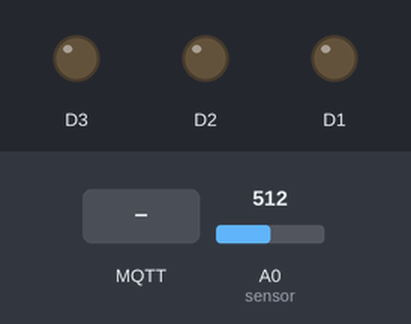
The sketch below on a simulated ESP8266 (NodeMCU). Parts: output pins drawn as LEDs (lit = HIGH). Inputs (shaded band) come from the test bench; at power-on: A0 (sensor) = 512. WiFi joins after 1.5 s; servers stay silent unless stated; no MQTT or app messages arrive unless stated; what the sketch prints to the serial monitor is not drawn.

Above: at 2.3 s.
2.4 s: MQTT message "1" arrives on the first subscribed topic
At 3.6 s:
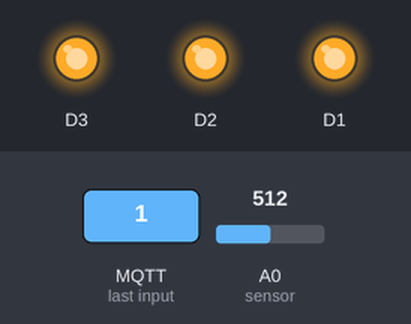
3.9 s: MQTT message "on" arrives on the first subscribed topic
6.9 s: MQTT message "off" arrives on the first subscribed topic
Timing chart, 0 to 9.9 s (numbered marks = the images above; inputs shaded):
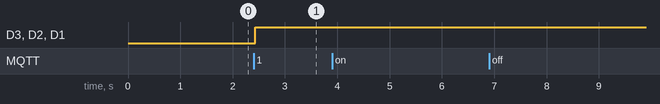

Measured:
- after the input at 2.4 s, D3, D2, D1: LOW → HIGH at once
- after the input at 3.9 s, every drawn part: stays the same
- after the input at 6.9 s, every drawn part: stays the same

The sketch:

KENDALI_LED.ino
```cpp
#include <EEPROM.h>
#include <ESP8266WiFi.h>
#include <PubSubClient.h>
#include <Wire.h>
#include <stdlib.h>

WiFiClient espClient;
PubSubClient client(espClient);
// Connect to the WiFi
const char* ssid = "wifi dika";
const char* password = "oooooooo";
const char* mqtt_server = "riset.revolusi-it.com";

const char* topik = "iot/G_211_19_0125";


String messages_terima, messages_kirim;

int sensor = A0;
float nilai_analog, nilai_volt, nilai_suhu, suhu_konv;

void konek_wifi()
{
WiFi.begin(ssid, password);
  while (WiFi.status() != WL_CONNECTED) {
    delay(500);
    Serial.print(".");
  }
  Serial.println("");
  Serial.println("WiFi connected");
}

void reconnect() {
 // Loop until we're reconnected
 while (!client.connected()) {
 Serial.print("Menghubungkan diri ke MQTT Server : "+(String)mqtt_server);
 // Attempt to connect
 if (client.connect("G_211_19_0125")) {
  Serial.println("connected");
  // ... and subscribe to topic
  client.subscribe(topik);
 } else {
  Serial.print("failed, rc=");
  Serial.print(client.state());
  Serial.println(" coba lagi dalam 5 detik...");
  // Wait 5 seconds before retrying
  delay(5000);
  }
 }
}

float baca_suhu() {
  nilai_analog = analogRead(sensor);
  nilai_volt = (nilai_analog/1024)*2.8;
  nilai_suhu = nilai_volt*100;

  Serial.println("Analog = " + (String)nilai_analog);
  Serial.println("Voltase = " + (String)nilai_volt);
  Serial.println("Suhu = " + (String)nilai_suhu + "Celcius");

  return nilai_suhu;

}

void callback(char* topic, byte* payload, unsigned int length) {
  Serial.print("Pesan dari MQTT [");
  Serial.print(topic);
  Serial.print("] ");
  messages_terima="";

  for (int i=0;i<length;i++) {
    char receivedChar = (char)payload[i];
    messages_terima = messages_terima + (char)payload[i];
    }
    Serial.println(messages_terima);

  float suhu = baca_suhu();

  messages_kirim=(String)suhu;


  eksekusiLed(suhu);
  char attributes[100];
  messages_kirim.toCharArray(attributes,100);
  client.publish(topic,attributes,true);
  Serial.println("messages : "+messages_kirim+" terkirim...");
  delay(3000);

}

void eksekusiLed(float suhu)
{
  if (suhu < 29)
  {
    digitalWrite(D1, 0);
    digitalWrite(D2, 0);
    digitalWrite(D3, 0);
  }
  if (suhu >=29 && suhu <30)
  {
    digitalWrite(D1, 1);
    digitalWrite(D2, 0);
    digitalWrite(D3, 0);
  }
  if (suhu >=30 && suhu <31)
  {
    digitalWrite(D1, 1);
    digitalWrite(D2, 1);
    digitalWrite(D3, 0);
  }
  if (suhu>31)
  {
    digitalWrite(D1, 1);
    digitalWrite(D2, 1);
    digitalWrite(D3, 1);
  }
}


void setup(){

 Serial.begin(9600);
 client.setServer(mqtt_server, 1883);
 client.setCallback(callback);

 pinMode(sensor, INPUT);
 pinMode (D1, OUTPUT);
 pinMode (D2, OUTPUT);
 pinMode (D3, OUTPUT);
 digitalWrite(D1, 0);
 digitalWrite(D2, 0);
 digitalWrite(D3, 0);

}

void loop()
{

 if(WiFi.status() != WL_CONNECTED) { konek_wifi(); } // jika tidak konek wifi maka di reconnect
 if (!client.connected()) { reconnect(); } // reconnect apabila belum konek

 client.loop();

}
```
